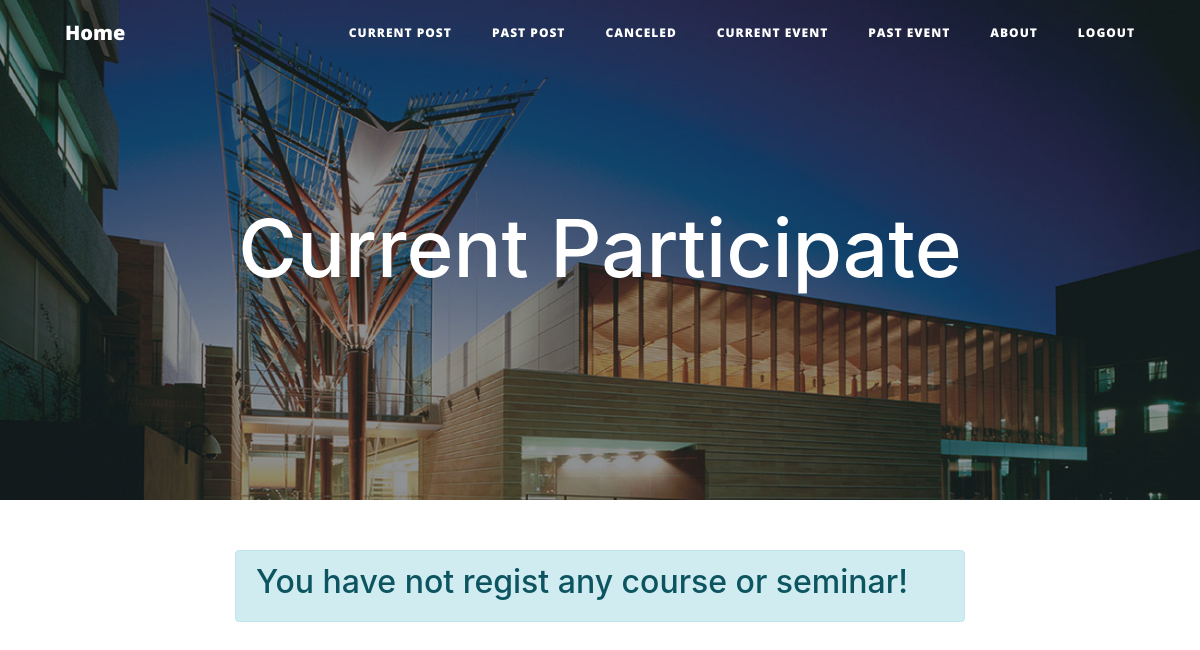
Before: /user_curr/ (signed in) with the older database file.
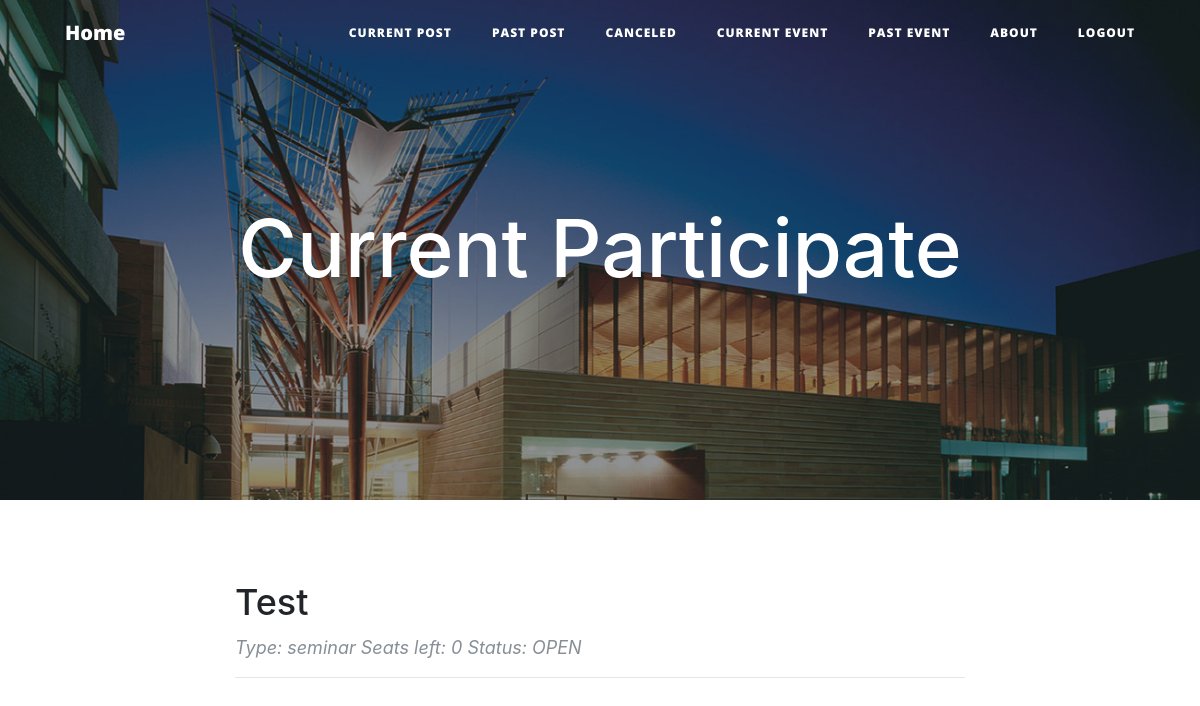
After: the same page with the newer database file.
### event.py (models this page shows, shortened)
class Seminar(db.Model):
    __tablename__ = 'seminars'
    seminar_id = db.Column(db.Integer, primary_key=True)
    title = db.Column(db.String(120))
    details = db.Column(db.UnicodeText)
    start = db.Column(db.String(80))
    end = db.Column(db.String(80))
    capacity = db.Column(db.Integer)
    status = db.Column(db.String(80))
    creater = db.Column(db.String(80))
    users = db.relationship('User',secondary=seminar_realation,
                            backref=db.backref('seminar_users_all', lazy='dynamic'))
    sessions = db.relationship('Session',secondary=seminar_session,
                            backref=db.backref('session_all', lazy='dynamic'))

### route.py (the view)
@app.route('/user_curr/')
@login_required
def user_curr():
    user = Eventsystem.get_user(current_user)
    events = user.event_users_all.all()
    seminars = user.seminar_users_all.all()
    try:
        Eventsystem.check_regist(events, seminars)
        return render_template('usercurr.html',events = events, seminars = seminars)
    except ErrorMessage as error:
        return render_template('usercurr.html', dash = True, message = error.msg)

### EventSystem.py (called while the page is built)
    @staticmethod
    def get_user(current_user):
        if current_user.role != 'guest':
            user = User.query.filter_by(zid = current_user.zid).one()
        else:
            user = User.query.filter_by(name = current_user.name).one()
        return user

    @staticmethod
    def check_regist(event, seminar):
        if len(event) != 0 or len(seminar) != 0:
            return True
        raise ErrorMessage(None,'You have not regist any course or seminar!')

### event.py (called while the page is built)
    @property
    def is_authenticated(self):
        return True

    @property
    def is_anonymous(self):
        return False

### server.py (called while the page is built)
@login_manager.user_loader
def load_user(user_id):
    return User.query.get(int(user_id))

### templates/usercurr.html (shortened to what this page needs)
{% extends 'basedashboard.html' %}
{% block dash %}
<header class="masthead" style="background-image: url('{{ url_for('static',filename='asb-unsw-campus-53.jpg')}}'); width: auto; height:500px;">
    <div class="overlay"></div>
    <div class="container">
        <div class="row">
            <div class="col-lg-8 col-md-10 mx-auto">
                <div class="site-heading">
                    <h1>Current Participate</h1>
                </div>
            </div>
        </div>
    </div>
</header>
<div class="container">
    <div class="row">
        <div class="col-lg-8 col-md-10 mx-auto">
            {% if dash %}
                <div class="alert alert-info">
                    <h2>{{message}}</h2>
                </div>
            {% endif %}
        </div>
    </div>
</div>
<div class="container">
    <div class="row">
        <div class="col-lg-8 col-md-10 mx-auto">
            {% for seminar in seminars %}
                {% if seminar.status == 'OPEN' %}
                    <div class="post-preview">
                        <a href="{{ url_for('seminarinfo', seminarId = seminar.seminar_id) }}">
                            <h2 class="post-title">
                                {{seminar.title}}
                            </h2>
                        </a>
                        <p class="post-meta">Type: seminar Seats left: {{ seminar.capacity - seminar.seminars_all.count() }} Status: {{seminar.status}}</p>
                    </div>
                    <hr>
                {% endif %}
            {% endfor %}
        </div>
    </div>
</div>
{% endblock %}

Changed rows visible on the page:
added Seminar: title "Test", seminar.capacity-seminar.seminars_all.count() "0", status "OPEN"
Other visible differences:
{{ message }}: "You have not regist any course or seminar!" → (not shown)
